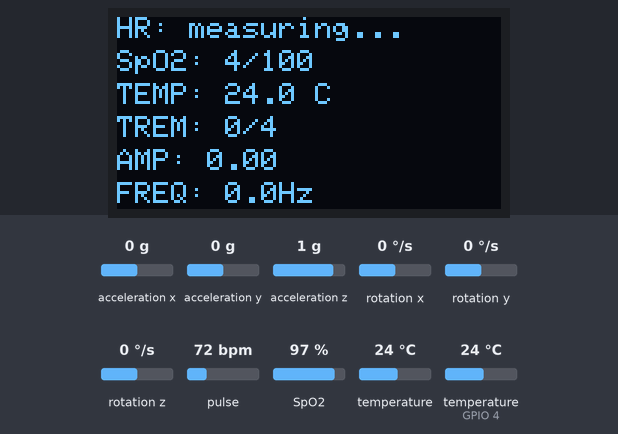
A sketch run on a simulated ESP32. Shown: 128×64 one-colour display. The inputs (shaded band) are chosen by the test bench; at power-on: pulse 72 bpm, temperature (sensor on GPIO 4) 24 °C, acceleration x 0 g, acceleration y 0 g, acceleration z 1 g, rotation x 0 °/s, rotation y 0 °/s, rotation z 0 °/s, SpO2 97 %, temperature 24 °C. WiFi joins after 1.5 s; servers stay silent unless stated; uploads are accepted with an empty reply; what the sketch prints to the serial monitor is not drawn.

Above: at 4.9 s.
5.0 s: pulse set to 42 bpm
At 7.1 s:
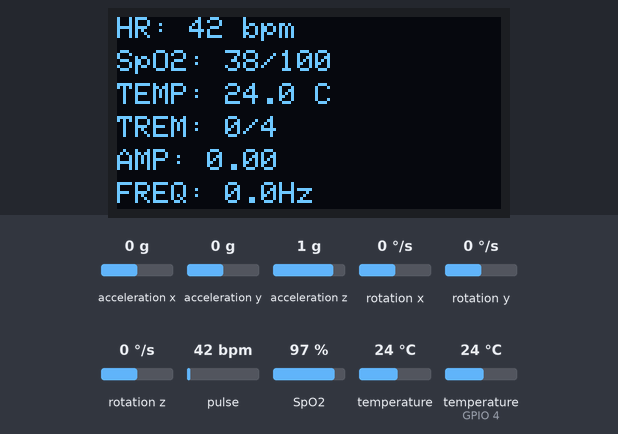
10.1 s: temperature (sensor on GPIO 4) set to 41 °C
At 11.6 s:
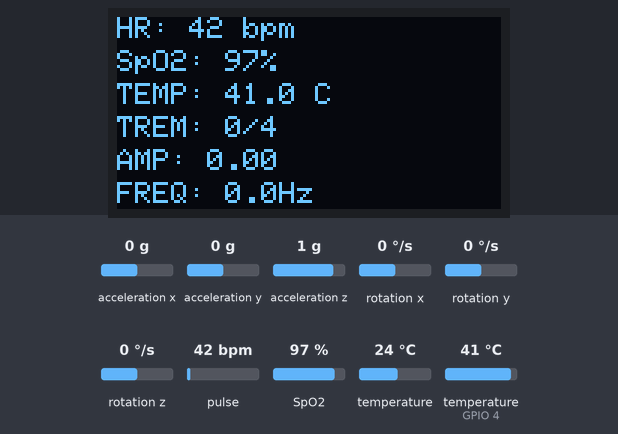
15.0 s: pulse set to 100 bpm
At 18.6 s:
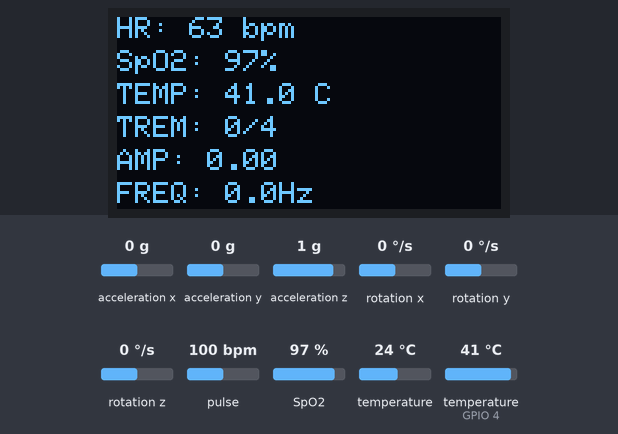
19.1 s: acceleration x set to -1.4 g
At 25.2 s:
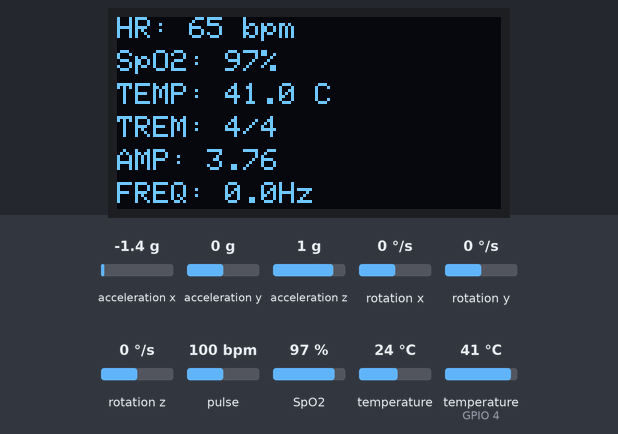
26.1 s: temperature (sensor on GPIO 4) set to 39 °C
At 30.6 s:
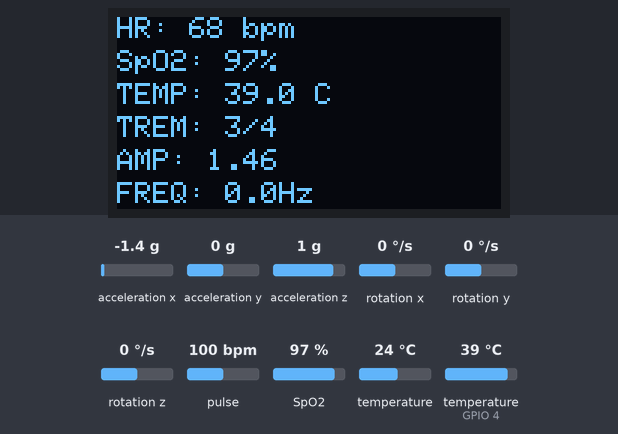
30.7 s: acceleration y set to -0.8 g
At 37.4 s:
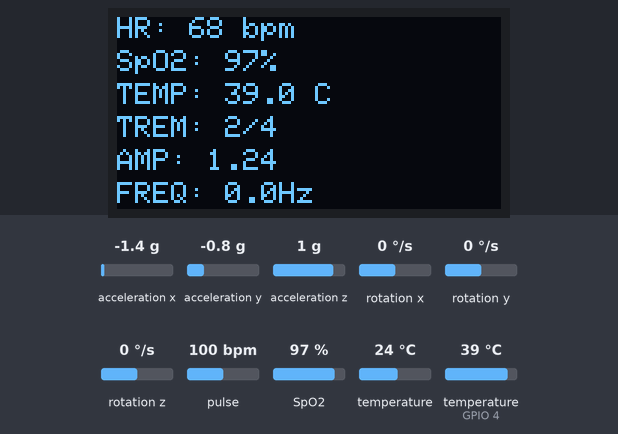
Timing chart, 0 to 38.7 s (numbered marks = the images above; inputs shaded):
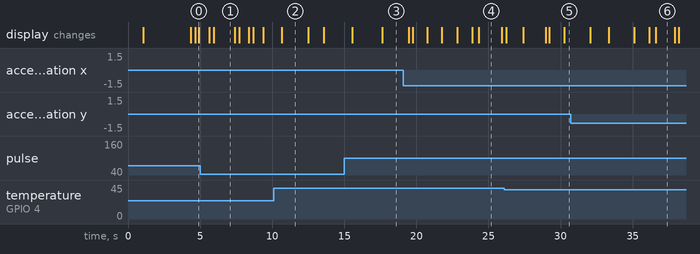

Measured:
- after the input at 15.0 s, the display: first changes after 0.56 s (image 3 shows a later state)
- what the display in image 1 shows lasts 1.4 s, from 6.0 s to 7.4 s
- what the display in image 2 shows lasts 1.8 s, from 10.7 s to 12.5 s
- what the display in image 4 shows lasts 1.6 s, from 24.3 s to 25.9 s

The sketch:

esp32_vitals_fixed.ino
```cpp
#include <WiFi.h>
#include <WiFiClientSecure.h>
#include <HTTPClient.h>
#include <Wire.h>
#include "MAX30105.h"
#include "heartRate.h"
#include "spo2_algorithm.h"
#include <Adafruit_MPU6050.h>
#include <Adafruit_Sensor.h>
#include <OneWire.h>
#include <DallasTemperature.h>
#include <Adafruit_GFX.h>
#include <Adafruit_SSD1306.h>
#include <math.h>
#include "arduino_config.h"

const int SCREEN_WIDTH = 128;
const int SCREEN_HEIGHT = 64;
const int OLED_RESET = -1;
const uint8_t OLED_ADDRESS = 0x3C;

const char* WIFI_SSID = SECRET_WIFI_SSID;
const char* WIFI_PASS = SECRET_WIFI_PASS;
const char* RENDER_SERVER_URL = SECRET_RENDER_SERVER_URL;
const char* LOCAL_SERVER_URL = SECRET_LOCAL_SERVER_URL;

MAX30105 particleSensor;
Adafruit_MPU6050 mpu;
OneWire oneWire(4);
DallasTemperature tempSensor(&oneWire);
Adafruit_SSD1306 display(SCREEN_WIDTH, SCREEN_HEIGHT, &Wire, OLED_RESET);

bool maxOK = false;
bool mpuOK = false;
bool fingerOn = false;
bool oledOK = false;

float avgBpm = 0;
int spo2 = 0;

// Maxim's reference algorithm uses 100 samples (4 seconds at an effective
// 25 samples/second when sampleAverage=4 and sampleRate=100).
const int OXIMETER_BUFFER_SIZE = 100;
const int OXIMETER_STEP = 25;
// MAX30102 modules differ noticeably in LED/lens sensitivity. Use a slightly
// lower threshold and debounce removal so one noisy sample cannot erase the
// whole four-second calibration buffer.
// Detect the finger quickly. Declare removal after only a few consecutive
// near-zero readings, so the OLED/dashboard shows NO FINGER immediately,
// while the low OFF threshold avoids false removal during small movements.
const uint32_t FINGER_IR_THRESHOLD_ON = 3000;
const uint32_t FINGER_IR_THRESHOLD_OFF = 1200;
const int FINGER_OFF_SAMPLES = 3;
int fingerLowSamples = 0;
uint32_t irBuffer[OXIMETER_BUFFER_SIZE];
uint32_t redBuffer[OXIMETER_BUFFER_SIZE];
int oximeterSamples = 0;
int32_t calculatedHeartRate = 0;
int32_t calculatedSpO2 = 0;
int8_t heartRateValid = 0;
int8_t spo2Valid = 0;
uint32_t lastIR = 0;
uint32_t lastRed = 0;
unsigned long lastFastBeat = 0;
const int FAST_BPM_SIZE = 4;
float fastBpmBuffer[FAST_BPM_SIZE] = {0};
int fastBpmIndex = 0;
int fastBpmCount = 0;
const unsigned long MIN_BEAT_INTERVAL_MS = 300;

float correctPossibleDoubleBpm(float bpm) {
  // Optical sensors can detect both the main pulse and a secondary wave.
  // If that produces an implausible doubled resting value, use its half.
  if (bpm >= 120.0f && bpm <= 200.0f) {
    float halfBpm = bpm / 2.0f;
    if (halfBpm >= 50.0f && halfBpm <= 100.0f) {
      return halfBpm;
    }
  }
  return bpm;
}

void addFastBpm(float bpm) {
  bpm = correctPossibleDoubleBpm(bpm);
  if (bpm < 40.0f || bpm > 180.0f) return;

  // Reject sudden isolated jumps after a stable value has been established.
  if (
    avgBpm > 0
    && (bpm > avgBpm * 1.35f || bpm < avgBpm * 0.65f)
  ) {
    return;
  }

  fastBpmBuffer[fastBpmIndex] = bpm;
  fastBpmIndex = (fastBpmIndex + 1) % FAST_BPM_SIZE;
  if (fastBpmCount < FAST_BPM_SIZE) fastBpmCount++;

  float bpmSum = 0;
  for (int i = 0; i < fastBpmCount; i++) {
    bpmSum += fastBpmBuffer[i];
  }
  avgBpm = bpmSum / fastBpmCount;
}

float bodyTemp = 0.0;
String tempStatus = "---";

const int TREM_WIN = 150;
float tremBuffer[TREM_WIN] = {0};
int tremIdx = 0;
float tremBaseline = 9.8;
float tremAmplitude = 0.0;
float tremFrequency = 0.0;
int tremSeverity = 0;
String tremStatus = "No tremor";

String cardiacStatus = "---";
String spo2Status = "---";

unsigned long lastSample = 0;
unsigned long lastLocalSend = 0;
unsigned long lastRenderSend = 0;
unsigned long lastTempRead = 0;
unsigned long lastDebug = 0;
unsigned long lastOledUpdate = 0;
unsigned long lastWifiAttempt = 0;
unsigned long lastSuccessfulPost = 0;
unsigned long localRetryAfter = 0;
int consecutiveAllPostFailures = 0;
int consecutiveLocalPostFailures = 0;
bool urgentLocalFingerUpdate = false;

void updateOled() {
  if (!oledOK) return;

  display.clearDisplay();
  display.setTextColor(SSD1306_WHITE);
  display.setTextSize(1);
  display.setTextWrap(false);

  display.setCursor(0, 0);
  display.print("HR: ");
  if (fingerOn && avgBpm > 0) {
    display.print((int)round(avgBpm));
    display.print(" bpm");
  } else if (fingerOn) {
    display.print("measuring...");
  } else {
    display.print("place finger");
  }

  display.setCursor(0, 11);
  display.print("SpO2: ");
  if (fingerOn && spo2 > 0) {
    display.print(spo2);
    display.print("%");
  } else if (fingerOn) {
    display.print(oximeterSamples);
    display.print("/100");
  } else {
    display.print("--%");
  }

  display.setCursor(0, 22);
  display.print("TEMP: ");
  if (isfinite(bodyTemp) && bodyTemp > -20 && bodyTemp < 80) {
    display.print(bodyTemp, 1);
    display.print(" C");
  } else {
    display.print("-- C");
  }

  display.setCursor(0, 33);
  display.print("TREM: ");
  display.print(tremSeverity);
  display.print("/4");

  display.setCursor(0, 44);
  display.print("AMP: ");
  display.print(tremAmplitude, 2);

  display.setCursor(0, 55);
  display.print("FREQ: ");
  display.print(tremFrequency, 1);
  display.print("Hz");

  display.display();
}

void updateCardiacStatus() {
  if (!fingerOn) cardiacStatus = "No finger";
  else if (avgBpm <= 0) cardiacStatus = "Calibrating";
  else if (avgBpm > 100) cardiacStatus = "TACHYCARDIA";
  else if (avgBpm < 60) cardiacStatus = "BRADYCARDIA";
  else cardiacStatus = "NORMAL";
}

void updateSpo2Status() {
  if (!fingerOn || spo2 <= 0) spo2Status = "---";
  else if (spo2 >= 95) spo2Status = "NORMAL";
  else if (spo2 >= 90) spo2Status = "LOW";
  else spo2Status = "CRITICAL";
}

void updateTempStatus() {
  if (bodyTemp < -20 || bodyTemp > 80) tempStatus = "Sensor error";
  else if (bodyTemp < 35.0) tempStatus = "LOW";
  else if (bodyTemp <= 37.5) tempStatus = "NORMAL";
  else if (bodyTemp <= 38.0) tempStatus = "ELEVATED";
  else if (bodyTemp <= 39.0) tempStatus = "FEVER";
  else tempStatus = "HIGH FEVER";
}

void startWiFiConnection() {
  Serial.println("[WiFi] Starting connection...");
  WiFi.disconnect(false, false);
  WiFi.begin(WIFI_SSID, WIFI_PASS);
  lastWifiAttempt = millis();
}

void maintainWiFi() {
  if (WiFi.status() == WL_CONNECTED) return;

  unsigned long now = millis();
  if (now - lastWifiAttempt >= 10000) {
    startWiFiConnection();
  }
}

void resetOximeter() {
  oximeterSamples = 0;
  calculatedHeartRate = 0;
  calculatedSpO2 = 0;
  heartRateValid = 0;
  spo2Valid = 0;
  avgBpm = 0;
  spo2 = 0;
  lastFastBeat = 0;
  fastBpmIndex = 0;
  fastBpmCount = 0;
  fingerLowSamples = 0;
  for (int i = 0; i < FAST_BPM_SIZE; i++) fastBpmBuffer[i] = 0;
}

void processOximeter() {
  if (!maxOK) {
    fingerOn = false;
    resetOximeter();
    return;
  }

  // Read every sample already waiting in the MAX30102 FIFO.
  particleSensor.check();
  while (particleSensor.available()) {
    lastRed = particleSensor.getRed();
    lastIR = particleSensor.getIR();
    particleSensor.nextSample();

    if (!fingerOn && lastIR >= FINGER_IR_THRESHOLD_ON) {
      fingerOn = true;
      fingerLowSamples = 0;
      Serial.printf("[MAX30102] Finger detected | IR=%lu\n", lastIR);
    } else if (fingerOn && lastIR < FINGER_IR_THRESHOLD_OFF) {
      fingerLowSamples++;
    } else if (fingerOn) {
      fingerLowSamples = 0;
    }

    if (fingerOn && fingerLowSamples >= FINGER_OFF_SAMPLES) {
      fingerOn = false;
      Serial.printf("[MAX30102] Finger removed | IR=%lu\n", lastIR);
      resetOximeter();
      urgentLocalFingerUpdate = true;
      continue;
    }

    if (!fingerOn) {
      continue;
    }

    // Fast heart-rate result: available after the first two detected beats,
    // while the 100-sample Maxim calculation continues in the background.
    if (checkForBeat((int32_t)lastIR)) {
      unsigned long beatNow = millis();
      if (lastFastBeat == 0) {
        lastFastBeat = beatNow;
      } else {
        unsigned long beatInterval = beatNow - lastFastBeat;
        if (beatInterval >= MIN_BEAT_INTERVAL_MS) {
          float instantBpm = 60000.0f / beatInterval;
          addFastBpm(instantBpm);
          lastFastBeat = beatNow;
        }
      }
    }

    irBuffer[oximeterSamples] = lastIR;
    redBuffer[oximeterSamples] = lastRed;
    oximeterSamples++;

    if (oximeterSamples == OXIMETER_BUFFER_SIZE) {
      maxim_heart_rate_and_oxygen_saturation(
        irBuffer,
        OXIMETER_BUFFER_SIZE,
        redBuffer,
        &calculatedSpO2,
        &spo2Valid,
        &calculatedHeartRate,
        &heartRateValid
      );

      if (
        heartRateValid
        && calculatedHeartRate >= 40
        && calculatedHeartRate <= 200
      ) {
        float correctedHeartRate =
          correctPossibleDoubleBpm((float)calculatedHeartRate);

        // Smooth valid readings without hiding genuine changes.
        avgBpm = avgBpm <= 0
          ? correctedHeartRate
          : avgBpm * 0.80f + correctedHeartRate * 0.20f;
      }

      if (
        spo2Valid
        && calculatedSpO2 >= 70
        && calculatedSpO2 <= 100
      ) {
        spo2 = calculatedSpO2;
      }

      // Keep the newest 75 samples and calculate again after 25 new ones.
      for (int i = OXIMETER_STEP; i < OXIMETER_BUFFER_SIZE; i++) {
        irBuffer[i - OXIMETER_STEP] = irBuffer[i];
        redBuffer[i - OXIMETER_STEP] = redBuffer[i];
      }
      oximeterSamples = OXIMETER_BUFFER_SIZE - OXIMETER_STEP;
    }
  }
}

bool postJsonToServer(
  const char* serverUrl,
  const char* serverName,
  const char* json,
  int connectTimeoutMs,
  int requestTimeoutMs
) {
  Serial.printf("[%s] POST -> %s\n", serverName, serverUrl);

  WiFiClient plainClient;
  WiFiClientSecure secureClient;
  WiFiClient* client = &plainClient;

  if (String(serverUrl).startsWith("https://")) {
    // Render uses HTTPS. For a capstone prototype, accept its managed TLS
    // certificate without storing a CA certificate on the ESP32.
    secureClient.setInsecure();
    client = &secureClient;
  }
  client->setTimeout((requestTimeoutMs + 999) / 1000);

  HTTPClient http;
  if (!http.begin(*client, serverUrl)) {
    Serial.printf("[%s] ERROR: http.begin failed\n", serverName);
    return false;
  }

  // Free Render services can need extra time after an idle spin-down.
  http.setConnectTimeout(connectTimeoutMs);
  http.setTimeout(requestTimeoutMs);
  http.addHeader("Content-Type", "application/json");

  int code = http.POST((uint8_t*)json, strlen(json));

  if (code == HTTP_CODE_OK) {
    lastSuccessfulPost = millis();
    Serial.printf("[%s] POST 200 OK | heap=%u\n", serverName, ESP.getFreeHeap());
  } else {
    if (code > 0) {
      Serial.printf(
        "[%s] POST failed: HTTP %d | response=%s\n",
        serverName,
        code,
        http.getString().c_str()
      );
    } else {
      Serial.printf(
        "[%s] POST failed: %s (%d)\n",
        serverName,
        HTTPClient::errorToString(code).c_str(),
        code
      );
    }
  }

  http.end();
  client->stop();
  return code == HTTP_CODE_OK;
}

bool sendData(bool sendRender, bool sendLocal) {
  if (WiFi.status() != WL_CONNECTED) {
    Serial.println("[HTTP] SKIP: WiFi disconnected");
    return false;
  }

  int sendHR = (fingerOn && avgBpm > 0) ? (int)round(avgBpm) : 0;
  int sendSpo2 = (fingerOn && spo2 > 0) ? spo2 : 0;
  float sendTemp = bodyTemp;
  if (!isfinite(sendTemp) || sendTemp < -20 || sendTemp > 80) sendTemp = 0.0;

  // Fixed buffer avoids String heap fragmentation after long runtimes.
  char json[640];
  int written = snprintf(
    json,
    sizeof(json),
    "{\"heart_rate\":%d,\"spo2\":%d,\"spo2_status\":\"%s\","
    "\"temperature\":%.1f,\"tremor_amplitude\":%.3f,"
    "\"tremor_frequency\":%.2f,\"tremor_severity\":%d,"
    "\"cardiac_status\":\"%s\",\"temp_status\":\"%s\","
    "\"tremor_status\":\"%s\"}",
    sendHR,
    sendSpo2,
    spo2Status.c_str(),
    sendTemp,
    tremAmplitude,
    tremFrequency,
    tremSeverity,
    cardiacStatus.c_str(),
    tempStatus.c_str(),
    tremStatus.c_str()
  );

  if (written <= 0 || written >= (int)sizeof(json)) {
    Serial.println("[HTTP] ERROR: JSON buffer too small");
    return false;
  }

  // Render and local delivery are independent. Send to Render first whenever
  // it is due, so a slow/unreachable laptop can never delay the cloud update.
  bool renderOK = !sendRender;
  bool localOK = !sendLocal;
  if (sendRender) {
    renderOK = postJsonToServer(
      RENDER_SERVER_URL,
      "RENDER",
      json,
      8000,
      12000
    );
  }

  if (sendLocal) {
    localOK = postJsonToServer(
      LOCAL_SERVER_URL,
      "LOCAL",
      json,
      1000,
      2000
    );

    if (localOK) {
      consecutiveLocalPostFailures = 0;
      localRetryAfter = 0;
    } else {
      consecutiveLocalPostFailures++;
      if (consecutiveLocalPostFailures >= 1) {
        localRetryAfter = millis() + 5000;
        consecutiveLocalPostFailures = 0;
        Serial.println("[LOCAL] Offline; retrying in 5 seconds");
      }
    }
  }

  if (renderOK || localOK) {
    consecutiveAllPostFailures = 0;
  } else {
    consecutiveAllPostFailures++;
  }

  // Rebuild WiFi only when neither destination can be reached repeatedly.
  if (consecutiveAllPostFailures >= 3) {
    Serial.println("[HTTP] Both servers failed 3 times: rebuilding WiFi");
    consecutiveAllPostFailures = 0;
    WiFi.disconnect(false, false);
    delay(100);
    startWiFiConnection();
  }

  return renderOK && localOK;
}

void setup() {
  Serial.begin(115200);
  delay(1000);
  Wire.begin(21, 22);

  Serial.println("\n=== IoT Vital Signs Monitor ROBUST ===");

  if (display.begin(SSD1306_SWITCHCAPVCC, OLED_ADDRESS)) {
    oledOK = true;
    display.clearDisplay();
    display.setTextColor(SSD1306_WHITE);
    display.setTextSize(1);
    display.setCursor(20, 20);
    display.println("OLED READY");
    display.setCursor(8, 36);
    display.println("Starting system...");
    display.display();
    Serial.println("[OLED] Ready");
  } else {
    Serial.println("[OLED] NOT FOUND");
  }

  WiFi.mode(WIFI_STA);
  WiFi.setSleep(false);
  WiFi.setAutoReconnect(true);
  WiFi.persistent(false);
  startWiFiConnection();

  unsigned long wifiStart = millis();
  while (WiFi.status() != WL_CONNECTED && millis() - wifiStart < 15000) {
    delay(250);
    Serial.print(".");
  }
  Serial.println();

  if (WiFi.status() == WL_CONNECTED) {
    Serial.print("[WiFi] Connected, IP: ");
    Serial.println(WiFi.localIP());
    Serial.print("[WiFi] Render server: ");
    Serial.println(RENDER_SERVER_URL);
    Serial.print("[WiFi] Local server: ");
    Serial.println(LOCAL_SERVER_URL);
  } else {
    Serial.println("[WiFi] Initial connection failed; background retry enabled.");
  }

  if (particleSensor.begin(Wire, I2C_SPEED_FAST)) {
    particleSensor.setup(0x1F, 4, 2, 100, 411, 4096);
    maxOK = true;
    Serial.println("[MAX30102] Ready");
    Serial.println("[MAX30102] Place finger steadily for 4-6 seconds");
  } else {
    Serial.println("[MAX30102] NOT FOUND");
  }

  if (mpu.begin()) {
    mpu.setAccelerometerRange(MPU6050_RANGE_2_G);
    mpu.setGyroRange(MPU6050_RANGE_250_DEG);
    mpu.setFilterBandwidth(MPU6050_BAND_10_HZ);
    mpuOK = true;
    Serial.println("[MPU6050] Ready");
  } else {
    Serial.println("[MPU6050] NOT FOUND");
  }

  tempSensor.begin();
  tempSensor.requestTemperatures();
  bodyTemp = tempSensor.getTempCByIndex(0);
  updateTempStatus();
  Serial.println("[DS18B20] Ready");
}

void loop() {
  unsigned long now = millis();

  maintainWiFi();

  if (now - lastSample < 20) {
    delay(1);
    return;
  }
  lastSample = now;

  processOximeter();

  updateCardiacStatus();
  updateSpo2Status();

  // Do not wait for the normal one-second cycle when the finger is removed.
  // Push HR=0, SpO2=0 and "No finger" to localhost immediately.
  if (urgentLocalFingerUpdate && WiFi.status() == WL_CONNECTED) {
    urgentLocalFingerUpdate = false;
    lastLocalSend = now;
    Serial.println("[LOCAL] Immediate NO FINGER update");
    sendData(false, true);
  }

  // Localhost refreshes every second. Cloud updates are intentionally slower:
  // HTTPS can pause the loop and starve the MAX30102 FIFO during calibration.
  bool localRetryReady = (
    localRetryAfter == 0
    || (long)(now - localRetryAfter) >= 0
  );
  bool localDue = localRetryReady && now - lastLocalSend >= 1000;
  bool renderDue = now - lastRenderSend >= 10000;
  if (localDue || renderDue) {
    if (localDue) lastLocalSend = now;
    if (renderDue) lastRenderSend = now;
    sendData(renderDue, localDue);
  }

  if (mpuOK) {
    sensors_event_t a, g, tempEvent;
    mpu.getEvent(&a, &g, &tempEvent);

    float mag = sqrt(
      a.acceleration.x * a.acceleration.x
      + a.acceleration.y * a.acceleration.y
      + a.acceleration.z * a.acceleration.z
    );

    tremBaseline = tremBaseline * 0.99 + mag * 0.01;
    tremBuffer[tremIdx++] = mag - tremBaseline;

    if (tremIdx >= TREM_WIN) {
      tremIdx = 0;
      float sumSq = 0;
      for (int i = 0; i < TREM_WIN; i++) {
        sumSq += tremBuffer[i] * tremBuffer[i];
      }
      tremAmplitude = sqrt(sumSq / TREM_WIN);

      int crossings = 0;
      for (int i = 1; i < TREM_WIN; i++) {
        if (
          (tremBuffer[i - 1] < -0.08 && tremBuffer[i] > 0.08)
          || (tremBuffer[i - 1] > 0.08 && tremBuffer[i] < -0.08)
        ) {
          crossings++;
        }
      }

      float windowSec = (TREM_WIN * 20.0) / 1000.0;
      tremFrequency = (crossings / 2.0) / windowSec;

      if (tremAmplitude < 0.20) {
        tremSeverity = 0;
        tremStatus = "No tremor";
      } else if (tremAmplitude < 0.70) {
        tremSeverity = 1;
        tremStatus = "Slight";
      } else if (tremAmplitude < 1.40) {
        tremSeverity = 2;
        tremStatus = "Moderate";
      } else if (tremAmplitude < 2.30) {
        tremSeverity = 3;
        tremStatus = "Marked";
      } else {
        tremSeverity = 4;
        tremStatus = "Severe";
      }
    }
  } else {
    tremAmplitude = 0;
    tremFrequency = 0;
    tremSeverity = 0;
    tremStatus = "MPU error";
  }

  if (now - lastTempRead >= 3000) {
    tempSensor.requestTemperatures();
    bodyTemp = tempSensor.getTempCByIndex(0);
    if (bodyTemp == DEVICE_DISCONNECTED_C) {
      bodyTemp = 0.0;
      tempStatus = "Sensor error";
    } else {
      updateTempStatus();
    }
    lastTempRead = now;
  }

  if (now - lastOledUpdate >= 500) {
    lastOledUpdate = now;
    updateOled();
  }

  if (now - lastDebug >= 2000) {
    Serial.println("--------------------------------");
    Serial.printf(
      "[WiFi] status=%d | IP=%s | RSSI=%d | heap=%u | last POST=%lus\n",
      WiFi.status(),
      WiFi.localIP().toString().c_str(),
      WiFi.RSSI(),
      ESP.getFreeHeap(),
      lastSuccessfulPost == 0 ? 0 : (millis() - lastSuccessfulPost) / 1000
    );
    Serial.printf(
      "[MAX30102] OK=%s | Finger=%s | IR=%ld | RED=%ld\n",
      maxOK ? "YES" : "NO",
      fingerOn ? "YES" : "NO",
      (long)lastIR,
      (long)lastRed
    );
    Serial.printf(
      "[HR] %.1f bpm | valid=%d | samples=%d | %s\n",
      avgBpm,
      heartRateValid,
      oximeterSamples,
      cardiacStatus.c_str()
    );
    Serial.printf(
      "[SpO2] %d%% | valid=%d | %s\n",
      spo2,
      spo2Valid,
      spo2Status.c_str()
    );
    Serial.printf("[TEMP] %.1f C | %s\n", bodyTemp, tempStatus.c_str());
    Serial.printf(
      "[TREMOR] Amp=%.3f | Freq=%.2fHz | Sev=%d | %s\n",
      tremAmplitude,
      tremFrequency,
      tremSeverity,
      tremStatus.c_str()
    );
    lastDebug = now;
  }
}
```

Source omitted: arduino_config.example.h (261 bytes)
